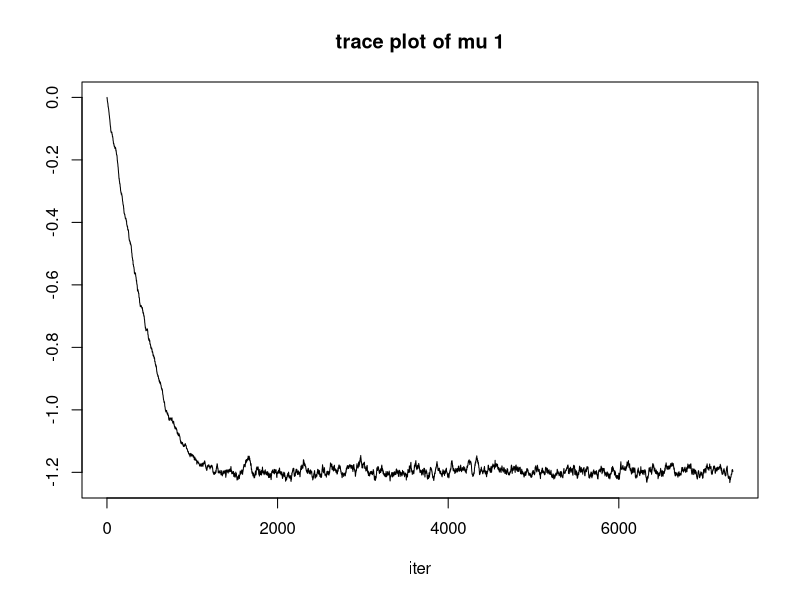
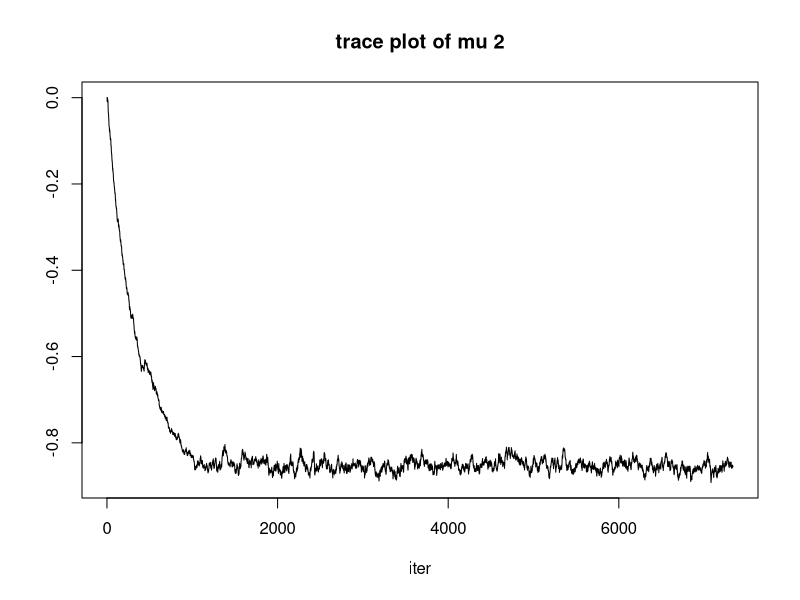
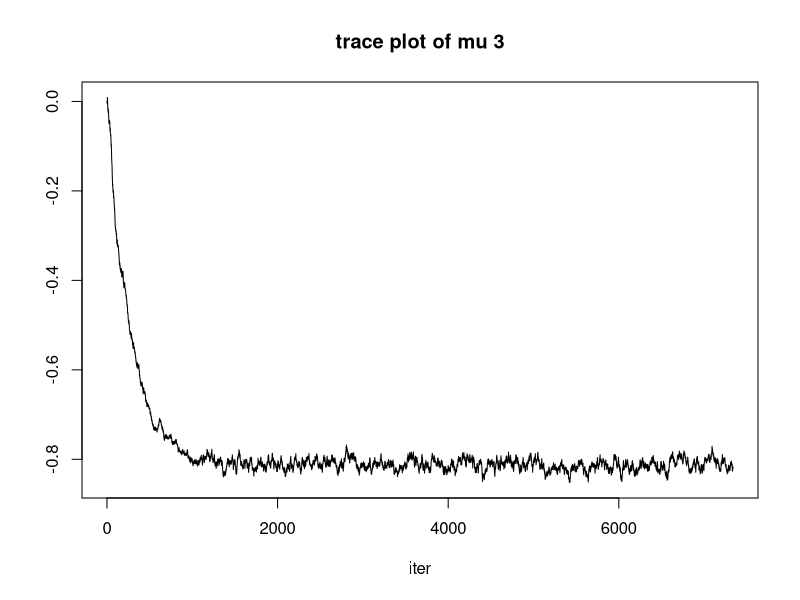
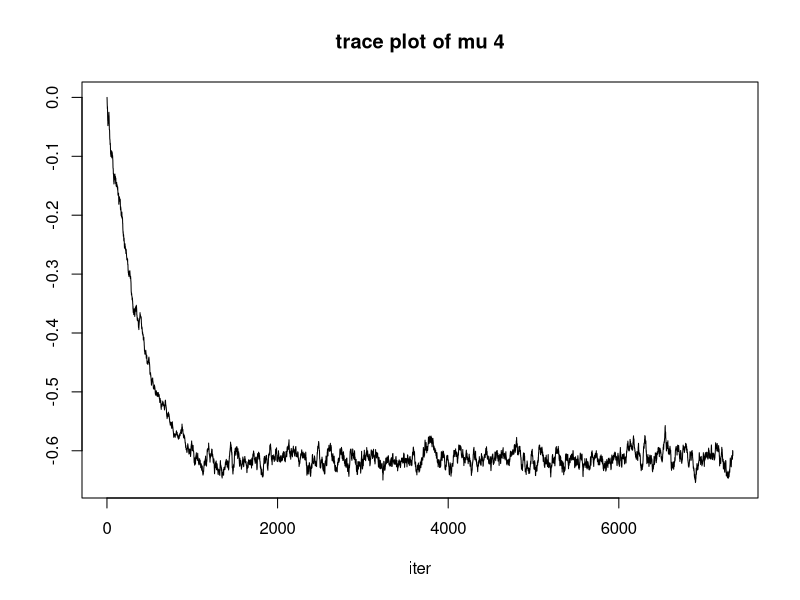
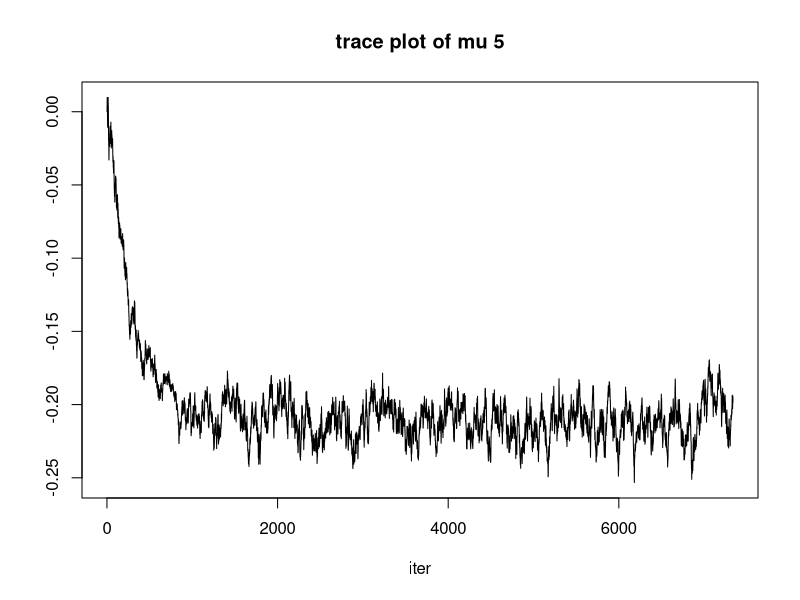
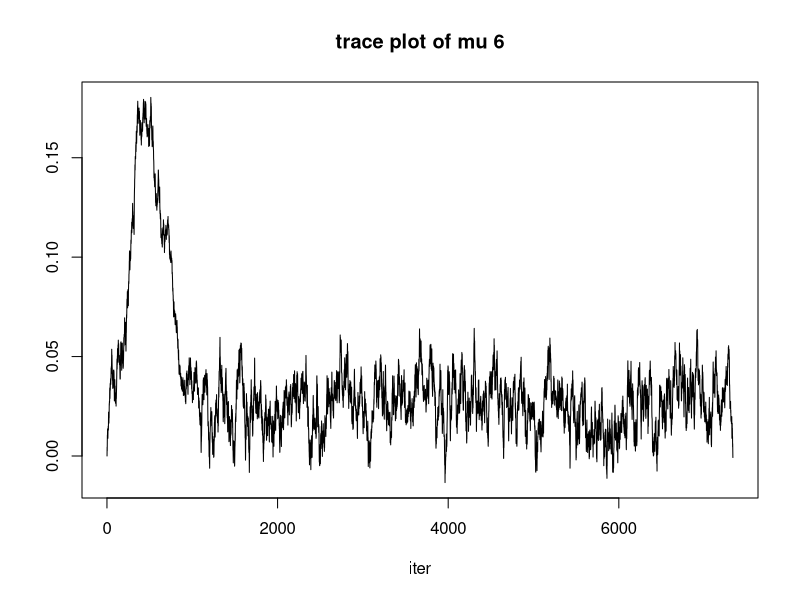
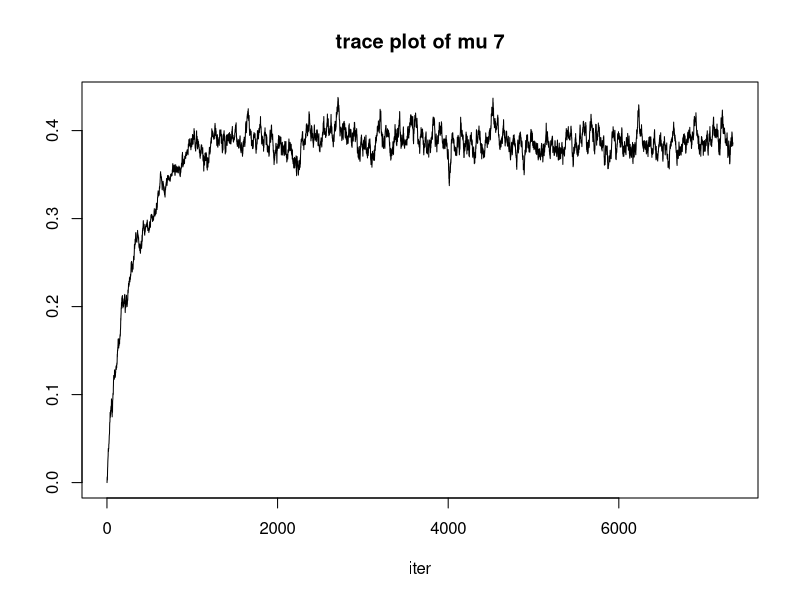
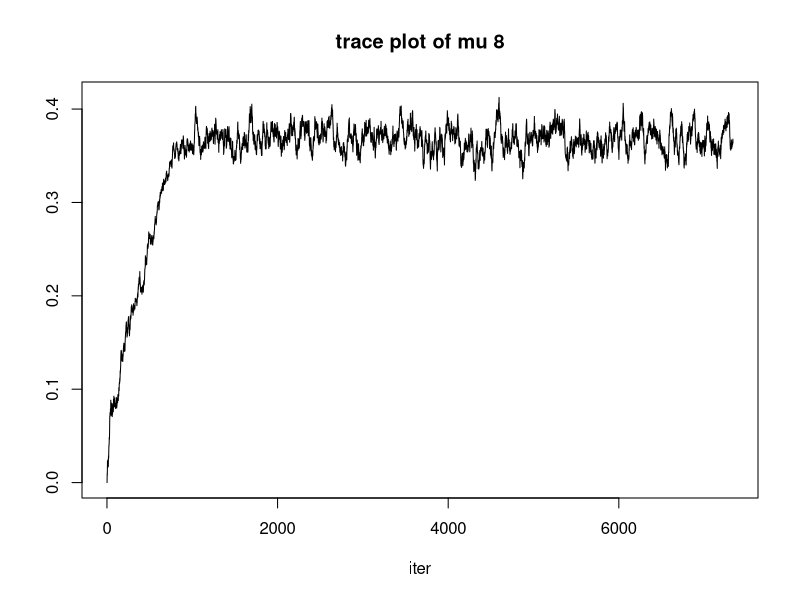

Source code (R) for these figures, in order:
# Bayesian logistic regression - factorization




##### helper function #####
expit = function(eta){
  1/(1+exp(-eta))
}

get.index.logistic = function(x, p){
  m  = dim(x)[2]
  total.para  = m + sum(m:(m-p+1))+ m
  mu.index = 1:m
  B.index = (m+1):(m+sum(m:(m-p+1)))
  d.index = (m + sum(m:(m-p+1))+1): total.para
  list(mu.index = mu.index, B.index = B.index, d.index = d.index)
}



##### data generation #####

# p number of parameters
# X: n by p matrix
# y: n by 1 matrix
# beta: p by 1 matrix

# construct data by logit(y) = Xb

n=500
p=10

# generate X
# ev <- 1:p # choose some positive eigenvalues
# U <- svd(matrix(runif(p*p), nc=p))$u  # an orthogonal matrix
# pdM <- U %*% diag(ev) %*% t(U) 
# x = mvrnorm(n, mu = c(1:p)/2, pdM)

x = matrix(rnorm(p*n),ncol=p)

beta.true = seq(from=-p/2,to=p/2-1, length.out = p)/4
Pry  = expit(x%*%matrix(beta.true,ncol=1))

y = matrix(rbinom(n,1, Pry),ncol=1)




library(MASS)

##### MCMC : independent MH #####


loglik = function(beta, y ,x){
  t(y)%*%x%*%beta - sum(log(1+ exp(x%*%beta)))
}


get.hyperpara = function(y, x){
  glm.fit = glm(y ~ x+0, family = binomial)
  beta.mle =  matrix(glm.fit$coefficients,ncol=1)
  k = nrow(beta.mle)
  sigmainv.hat = diag(k)
  scalor = exp(x%*%beta.mle)/(1+exp(x%*%beta.mle))^2
  for ( i in 1:dim(x)[1]){
    sigmainv.hat = sigmainv.hat + x[i,]%*%t(x[i,])*scalor[i]
  }
  sigma.hat = solve(sigmainv.hat)
  return (list(mu.hat = beta.mle, sigma.hat = sigma.hat, sigmainv.hat=sigmainv.hat))
}

logprior = function(beta, mu.hat, sigma.hat, sigmainv.hat){
  k = length(c(beta))
  -0.5*k*log(2*pi)- 0.5* log(det(sigma.hat))- 0.5*t(beta-mu.hat)%*%sigmainv.hat%*%(beta-mu.hat)
}

proposal.beta = function(beta,beta.hat, sigma.hat ){
  dmvnorm(c(beta),mean = c(beta.hat),sigma = sigma.hat ,log = TRUE)
}




# @posterior calculation
# @output: list of beta 
# @ assume prior of beta ~ N(0, Ip)

mcmc.logistic = function(niter=2000,burn_in = 2000, y, x ){
  i = 1
  p = dim(x)[2]
  n = dim(x)[1]
  beta.matrix = matrix(0,nrow = niter+burn_in, ncol = p)
  beta.curr = matrix(rnorm(p),ncol=1)
  
  hyper.para = get.hyperpara(y,x)
  mu.hat = hyper.para$mu.hat
  sigma.hat = hyper.para$sigma.hat
  sigmainv.hat = hyper.para$sigmainv.hat
   
  while (i < niter+burn_in){
  
    beta.prop = mvrnorm(n=1,mu=mu.hat, Sigma =  sigma.hat)
    
    log.accept = loglik(beta.prop,y,x)-loglik(beta.curr,y,x) 
    
    if (min(1,exp(log.accept))>runif(1)){
      beta.curr = beta.prop
    }
    beta.matrix[i,] = beta.curr
    i = i+1
  }
  return(beta.matrix)
  
}



##### VB logistic regression ##### 

# @ theta {beta} (p) dim
# @ lambda {mu, B, d}, B is a lower triangular matrix 
# @ d diagnol entry of D

# @ input: p, dim of beta
# @ output: a vectorised diagonal lower triangular matrix. 
MattoVec.C = function(C){
  C[lower.tri(C,TRUE)]
}

# @input: nr number of rows, nc: number of cols, C a vector
# @output: a lower triangular matrix with nr rows, nc cols
VectoMat.C = function(nr,nc,C){
  ind = matrix(1:(nr*nc),ncol=nc,byrow=FALSE)
  ind[seq(1,nr*nc,1)[lower.tri(ind,TRUE)]] = C
  ind[upper.tri(ind,FALSE)] = 0
  return(ind)
}

# output: return a p by 1 matrix
gradient.h = function(y,x,theta,mu.hat,sigma.hat,sigmainv.hat){
  p = length(theta)
  beta.est = matrix(theta[1:p],ncol=1)
  # grad.theta = rep(0,p)
  # for (i in 1:nrow(y)){
  #   grad.theta = grad.theta+ c(y[i,])*x[i,] - c(exp(x[i,]%*%beta.est)/(1+exp(x[i,]%*%beta.est))) * x[i,]
  # }
  # grad.theta = grad.theta  -sigmainv.hat%*%(beta.est-mu.hat)

  grad.theta = matrix(apply(sweep(x,1,-exp(x%*%beta.est)/(1+exp(x%*%beta.est)),"*") ,2,sum),ncol=1) + matrix(t(y)%*%x,ncol=1)-sigmainv.hat%*%(beta.est-mu.hat)
  return(grad.theta)
}


ELBO.logistic = function(y,x,theta,mu,B, D ,mu.hat,sigma.hat, sigmainv.hat){
  p = length(theta)
  beta = matrix(theta[1:p],ncol=1)
  
  invSIGMA = solve(B%*%t(B) + D%*%D )
  loglik = loglik(beta,y,x)
  logprior = logprior(beta,mu.hat,sigma.hat,sigmainv.hat)
  logq = 0.5*log(det(invSIGMA))- 0.5*( t(theta-mu)%*%invSIGMA%*%(theta-mu))
  return(loglik+logprior - logq)
}


VAFC.logistic = function(x,y,m = dim(x)[2],zeta = 0.95, ep0 = 1e-6, p = 2){
  # dimension of lambda
  dim.lambda = m + sum(m:(m-p+1))+ m
  
  diff.lambda = rep(NA,dim.lambda)
  
  result.trace = matrix(0,dim.lambda, nrow = 1)
  
  mu.index = 1:m

  B.index = (m+1):(m+sum(m:(m-p+1)))
  
  d.index = (m + sum(m:(m-p+1))+1):dim.lambda
  result.trace[d.index] = 1
  Eg2 = Edelta2 = rep(0,dim.lambda)
  LB = 0
  
  t = 1
  
  hyper.para = get.hyperpara(y,x)
  mu.hat = hyper.para$mu.hat
  sigma.hat = hyper.para$sigma.hat
  sigmainv.hat = hyper.para$sigmainv.hat
  
  while (any(diff.lambda>0.001) || t<5000){
    # read lastest mu and C
    mu = matrix(t(result.trace[t,mu.index]),ncol=1)
    B.vec = matrix(t(result.trace[t,B.index]),ncol=1)
    B = VectoMat.C(nr = m,nc = p,B.vec)
    d = matrix(t(result.trace[t,d.index]),ncol=1)
    D = diag(c(d))
    
    # step 1
    ep = matrix(rnorm(m),ncol=1)
    z = matrix(rnorm(p),ncol=1)
    
    theta = mu + B%*%z + d*ep
    
    # step 2
    g_mu = matrix(gradient.h(y,x,theta,mu.hat,sigma.hat,sigmainv.hat),ncol=1)
    
    g_B = g_mu %*% t(z)+ solve(B%*%t(B)+D%*%D)%*%(B%*%z + d*ep)%*%t(z)
    
    
    g_d =  diag(g_mu%*%t(ep)+  solve(B%*%t(B)+D%*%D)%*%(B%*%z + d*ep)%*%t(ep))
    
    # step 3
    
    
    ## part for mu
    Eg2[mu.index] = zeta*Eg2[mu.index] + (1-zeta)*t(g_mu^2)
    
    rho_mu = sqrt(Edelta2[mu.index]+ep0)/sqrt(Eg2[mu.index]+ep0)
    
    delta.lamba2.mu = rho_mu * g_mu
    
    mu = mu + delta.lamba2.mu
    
    Edelta2[mu.index] = zeta * Edelta2[mu.index] + (1-zeta)*delta.lamba2.mu^2
    
    ## part for B
    Eg2[B.index] = zeta*Eg2[B.index] + (1-zeta)*MattoVec.C(g_B)^2
    
    rho_B = sqrt(Edelta2[B.index]+ep0)/sqrt(Eg2[B.index]+ep0)
    
    delta.lamba2.B = rho_B * MattoVec.C(g_B)
    
    B.vec = B.vec + delta.lamba2.B
    
    B = VectoMat.C(nr = m, nc =p, B.vec)
    
    Edelta2[B.index] = zeta * Edelta2[B.index] + (1-zeta)*delta.lamba2.B^2

    
    ## part for d
    Eg2[d.index] = zeta*Eg2[d.index] + (1-zeta)*g_d^2
    
    rho_d = sqrt(Edelta2[d.index]+ep0)/sqrt(Eg2[d.index]+ep0)
    
    delta.lamba2.d = rho_d * g_d
    
    diag(D) = d + delta.lamba2.d
    
    d = diag(D)
    
    Edelta2[d.index] = zeta * Edelta2[d.index] + (1-zeta)*delta.lamba2.d^2
    
  
    # step 8: combine results
    result.trace = do.call(rbind, list(result.trace, c(mu,B.vec,d)))
 
    t = t+1
    diff.lambda = diff(result.trace[(t-1):t,])
    LB = c(LB,ELBO.logistic(y,x,theta,mu,B,D,mu.hat,sigma.hat,sigmainv.hat))
  }
  return(list(result = result.trace,LB=LB))
}


#### VB result
# VB.logistic_f1 = VAFC.logistic(x=x,y=y, p = 1)
 VB.logistic_f2 = VAFC.logistic(x=x,y=y, p = 2)
# VB.logistic_f3 = VAFC.logistic(x=x,y=y, p = 3)
# VB.logistic_f4 = VAFC.logistic(x=x,y=y, p = 4)
# 
# tail(VB.logistic_f1$LB)
 tail(VB.logistic_f2$LB)
# tail(VB.logistic_f3$LB)
# tail(VB.logistic_f4$LB)



VB.logsitic = VB.logistic_f2

#ELBO is best in terms of 2 factors
numfactor = 2

#### MCMC result
mcmc.output = mcmc.logistic(y=y,x=x)

##### Analysis of Logistic regression ##### 

# transformation of VB result 
transform.result = function(){}

m = dim(x)[2]
index = get.index.logistic(x=x,p=numfactor)
mu.index = index$mu.index
B.index = index$B.index
d.index = index$d.index

mu.VB.logistic = tail(VB.logsitic$result[,mu.index],1)
B.VB.logistic = VectoMat.C(nr =m, nc = numfactor, tail(VB.logsitic$result[,B.index],1))
d.VB.logistic = tail(VB.logsitic$result[,d.index],1)


SIGMA.logistic = B.VB.logistic%*%t(B.VB.logistic) 
diag(SIGMA.logistic) = diag(SIGMA.logistic) + d.VB.logistic^2

theta.VB.logistic = mvrnorm(n=2000, mu = mu.VB.logistic, SIGMA.logistic)

### plot function 
pdf("Case3_VBMCMC.factorization_logistic.pdf")

for (i in mu.index){
plot(VB.logsitic$result[,i], main = paste("trace plot of mu",i),ylab="",xlab="iter",type="l")
}

plot(VB.logsitic$LB,main="Lower Bound of VB (based on 1 sample",type="l")

# variance of VB is too narrow
for (i in 1:m){
  plot(density(mcmc.output[,i]),col=2,main=paste0("density plot of beta",i))
  lines(density(theta.VB.logistic[,i]))
  legend("topright",legend=c("MCMC","VB"),col=c(2,1),lty=c(1,1))
}


dev.off()
